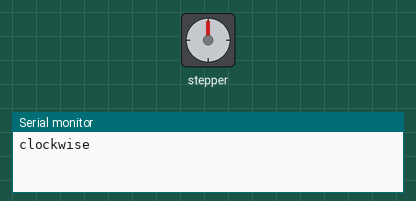
This sketch was run on a simulated Arduino Uno, built with avr-gcc and run on an emulated ATmega328P. Shown: stepper motor, the last lines printed to the serial monitor. Stepper angles assume 2048 steps per turn.

Above: at 0.05 s.
At 3.05 s:
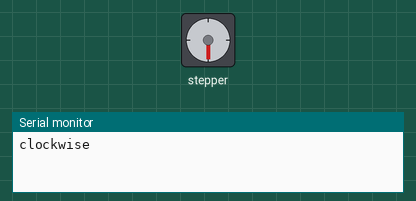
At 6.05 s:
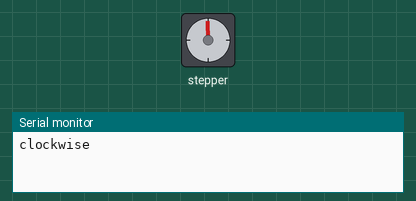
At 12.25 s:
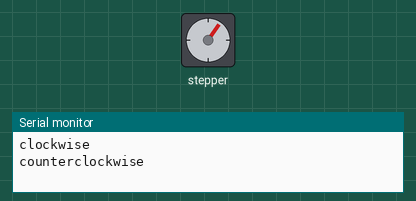
Timing chart, 0 to 17.0 s (numbered marks = the images above):
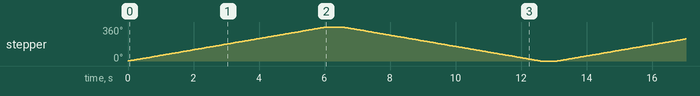

Measured:
- by itself, stepper: turns 360° clockwise in 6.0 s, then 360° counter-clockwise in 6.0 s, repeating every 13.1 s

The sketch:

Arduino_3_Ex2.ino
```cpp
#include <Stepper.h> // Adds functions for the stepper motor
const int stepsPerRevolution = 2048; // Define number of steps per rotation
const int IN1 = 8; // Renames the number 8 to "IN1"
const int IN2 = 9; // Renames the number 9 to "IN2"
const int IN3 = 10; // Renames the number 10 to "IN3"
const int IN4 = 11; // Renames the number 11 to "IN4"

Stepper myStepper(stepsPerRevolution, IN1, IN3, IN2, IN4); // Create a stepper object, setting # of steps & pin locations

void setup() { // Code in setup will run only on startup
  myStepper.setSpeed(10);  // Set the speed to 10 rpm:
  Serial.begin(9600); // Begin Serial communication at a baud rate of 9600:
}

void loop() {
  Serial.println("clockwise"); //Print to serial monitor
  myStepper.step(stepsPerRevolution); // Step one revolution clockwise
  delay(500); // Wais 500 miliseconds before starting next line
  Serial.println("counterclockwise"); //Print to serial monitor
  myStepper.step(-stepsPerRevolution); // Step one revolution counterclockwise
  delay(500); // Waits 500 miliseconds before starting next line
}
```
